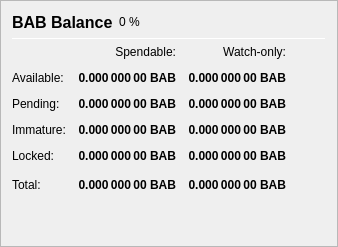
                   <widget class="QFrame" name="frame_Balances">
                    <property name="frameShape">
                     <enum>QFrame::StyledPanel</enum>
                    </property>
                    <property name="frameShadow">
                     <enum>QFrame::Raised</enum>
                    </property>
                    <layout class="QVBoxLayout" name="verticalLayout_4">
                     <item>
                      <layout class="QHBoxLayout" name="horizontalLayout_4">
                       <item>
                        <widget class="QLabel" name="label_5">
                         <property name="minimumSize">
                          <size>
                           <width>0</width>
                           <height>20</height>
                          </size>
                         </property>
                         <property name="font">
                          <font>
                           <pointsize>12</pointsize>
                           <weight>75</weight>
                           <bold>true</bold>
                          </font>
                         </property>
                         <property name="text">
                          <string>BAB Balance</string>
                         </property>
                        </widget>
                       </item>
                       <item>
                        <widget class="QLabel" name="labelBABPercent">
                         <property name="text">
                          <string notr="true">0 %</string>
                         </property>
                        </widget>
                       </item>
                       <item>
                        <spacer name="horizontalSpacer_3">
                         <property name="orientation">
                          <enum>Qt::Horizontal</enum>
                         </property>
                         <property name="sizeHint" stdset="0">
                          <size>
                           <width>40</width>
                           <height>20</height>
                          </size>
                         </property>
                        </spacer>
                       </item>
                      </layout>
                     </item>
                     <item>
                      <widget class="Line" name="line_Balance">
                       <property name="minimumSize">
                        <size>
                         <width>0</width>
                         <height>1</height>
                        </size>
                       </property>
                       <property name="maximumSize">
                        <size>
                         <width>16777215</width>
                         <height>1</height>
                        </size>
                       </property>
                       <property name="orientation">
                        <enum>Qt::Horizontal</enum>
                       </property>
                      </widget>
                     </item>
                     <item>
                      <layout class="QGridLayout" name="gridLayout">
                       <property name="spacing">
                        <number>12</number>
                       </property>
                       <item row="0" column="1">
                        <widget class="QLabel" name="labelSpendable">
                         <property name="text">
                          <string>Spendable:</string>
                         </property>
                         <property name="alignment">
                          <set>Qt::AlignRight|Qt::AlignTrailing|Qt::AlignVCenter</set>
                         </property>
                        </widget>
                       </item>
                       <item row="0" column="2">
                        <widget class="QLabel" name="labelWatchonly">
                         <property name="text">
                          <string>Watch-only:</string>
                         </property>
                         <property name="alignment">
                          <set>Qt::AlignRight|Qt::AlignTrailing|Qt::AlignVCenter</set>
                         </property>
                        </widget>
                       </item>
                       <item row="1" column="0">
                        <widget class="QLabel" name="labelBalanceText">
                         <property name="text">
                          <string>Available:</string>
                         </property>
                        </widget>
                       </item>
                       <item row="1" column="1">
                        <widget class="QLabel" name="labelBalance">
                         <property name="font">
                          <font>
                           <weight>75</weight>
                           <bold>true</bold>
                          </font>
                         </property>
                         <property name="cursor">
                          <cursorShape>IBeamCursor</cursorShape>
                         </property>
                         <property name="toolTip">
                          <string>Your current spendable balance</string>
                         </property>
                         <property name="text">
                          <string notr="true">0.000 000 00 BAB</string>
                         </property>
                         <property name="alignment">
                          <set>Qt::AlignRight|Qt::AlignTrailing|Qt::AlignVCenter</set>
                         </property>
                         <property name="textInteractionFlags">
                          <set>Qt::LinksAccessibleByMouse|Qt::TextSelectableByKeyboard|Qt::TextSelectableByMouse</set>
                         </property>
                        </widget>
                       </item>
                       <item row="1" column="2">
                        <widget class="QLabel" name="labelWatchAvailable">
                         <property name="font">
                          <font>
                           <weight>75</weight>
                           <bold>true</bold>
                          </font>
                         </property>
                         <property name="cursor">
                          <cursorShape>IBeamCursor</cursorShape>
                         </property>
                         <property name="toolTip">
                          <string>Your current balance in watch-only addresses</string>
                         </property>
                         <property name="text">
                          <string notr="true">0.000 000 00 BAB</string>
                         </property>
                         <property name="alignment">
                          <set>Qt::AlignRight|Qt::AlignTrailing|Qt::AlignVCenter</set>
                         </property>
                         <property name="textInteractionFlags">
                          <set>Qt::LinksAccessibleByMouse|Qt::TextSelectableByKeyboard|Qt::TextSelectableByMouse</set>
                         </property>
                        </widget>
                       </item>
                       <item row="2" column="0">
                        <widget class="QLabel" name="labelPendingText">
                         <property name="text">
                          <string>Pending:</string>
                         </property>
                        </widget>
                       </item>
                       <item row="2" column="1">
                        <widget class="QLabel" name="labelUnconfirmed">
                         <property name="font">
                          <font>
                           <weight>75</weight>
                           <bold>true</bold>
                          </font>
                         </property>
                         <property name="cursor">
                          <cursorShape>IBeamCursor</cursorShape>
                         </property>
                         <property name="toolTip">
                          <string>Total of transactions that have yet to be confirmed, and do not yet count toward the spendable balance</string>
                         </property>
                         <property name="text">
                          <string notr="true">0.000 000 00 BAB</string>
                         </property>
                         <property name="alignment">
                          <set>Qt::AlignRight|Qt::AlignTrailing|Qt::AlignVCenter</set>
                         </property>
                         <property name="textInteractionFlags">
                          <set>Qt::LinksAccessibleByMouse|Qt::TextSelectableByKeyboard|Qt::TextSelectableByMouse</set>
                         </property>
                        </widget>
                       </item>
                       <item row="2" column="2">
                        <widget class="QLabel" name="labelWatchPending">
                         <property name="font">
                          <font>
                           <weight>75</weight>
                           <bold>true</bold>
                          </font>
                         </property>
                         <property name="cursor">
                          <cursorShape>IBeamCursor</cursorShape>
                         </property>
                         <property name="toolTip">
                          <string>Unconfirmed transactions to watch-only addresses</string>
                         </property>
                         <property name="text">
                          <string notr="true">0.000 000 00 BAB</string>
                         </property>
                         <property name="alignment">
                          <set>Qt::AlignRight|Qt::AlignTrailing|Qt::AlignVCenter</set>
                         </property>
                         <property name="textInteractionFlags">
                          <set>Qt::LinksAccessibleByMouse|Qt::TextSelectableByKeyboard|Qt::TextSelectableByMouse</set>
                         </property>
                        </widget>
                       </item>
                       <item row="3" column="0">
                        <widget class="QLabel" name="labelImmatureText">
                         <property name="text">
                          <string>Immature:</string>
                         </property>
                        </widget>
                       </item>
                       <item row="3" column="1">
                        <widget class="QLabel" name="labelImmature">
                         <property name="font">
                          <font>
                           <weight>75</weight>
                           <bold>true</bold>
                          </font>
                         </property>
                         <property name="cursor">
                          <cursorShape>IBeamCursor</cursorShape>
                         </property>
                         <property name="toolTip">
                          <string>Staked or masternode rewards that has not yet matured</string>
                         </property>
                         <property name="text">
                          <string notr="true">0.000 000 00 BAB</string>
                         </property>
                         <property name="alignment">
                          <set>Qt::AlignRight|Qt::AlignTrailing|Qt::AlignVCenter</set>
                         </property>
                         <property name="textInteractionFlags">
                          <set>Qt::LinksAccessibleByMouse|Qt::TextSelectableByKeyboard|Qt::TextSelectableByMouse</set>
                         </property>
                        </widget>
                       </item>
                       <item row="3" column="2">
                        <widget class="QLabel" name="labelWatchImmature">
                         <property name="font">
                          <font>
                           <weight>75</weight>
                           <bold>true</bold>
                          </font>
                         </property>
                         <property name="cursor">
                          <cursorShape>IBeamCursor</cursorShape>
                         </property>
                         <property name="toolTip">
                          <string>Staked or masternode rewards in watch-only addresses that has not yet matured</string>
                         </property>
                         <property name="text">
                          <string notr="true">0.000 000 00 BAB</string>
                         </property>
                         <property name="alignment">
                          <set>Qt::AlignRight|Qt::AlignTrailing|Qt::AlignVCenter</set>
                         </property>
                         <property name="textInteractionFlags">
                          <set>Qt::LinksAccessibleByMouse|Qt::TextSelectableByKeyboard|Qt::TextSelectableByMouse</set>
                         </property>
                        </widget>
                       </item>
                       <item row="4" column="0">
                        <widget class="QLabel" name="labelLockedBalanceText">
                         <property name="toolTip">
                          <string>Locked BAB or Masternode collaterals. These are excluded from zBAB minting.</string>
                         </property>
                         <property name="text">
                          <string>Locked:</string>
                         </property>
                        </widget>
                       </item>
                       <item row="4" column="1">
                        <widget class="QLabel" name="labelLockedBalance">
                         <property name="font">
                          <font>
                           <weight>75</weight>
                           <bold>true</bold>
                          </font>
                         </property>
                         <property name="cursor">
                          <cursorShape>IBeamCursor</cursorShape>
                         </property>
                         <property name="toolTip">
                          <string>Locked BAB or Masternode collaterals. These are excluded from zBAB minting.</string>
                         </property>
                         <property name="text">
                          <string notr="true">0.000 000 00 BAB</string>
                         </property>
                         <property name="alignment">
                          <set>Qt::AlignRight|Qt::AlignTrailing|Qt::AlignVCenter</set>
                         </property>
                         <property name="textInteractionFlags">
                          <set>Qt::LinksAccessibleByMouse|Qt::TextSelectableByKeyboard|Qt::TextSelectableByMouse</set>
                         </property>
                        </widget>
                       </item>
                       <item row="4" column="2">
                        <widget class="QLabel" name="labelWatchLocked">
                         <property name="font">
                          <font>
                           <weight>75</weight>
                           <bold>true</bold>
                          </font>
                         </property>
                         <property name="cursor">
                          <cursorShape>IBeamCursor</cursorShape>
                         </property>
                         <property name="toolTip">
                          <string>Current locked balance in watch-only addresses</string>
                         </property>
                         <property name="text">
                          <string notr="true">0.000 000 00 BAB</string>
                         </property>
                         <property name="alignment">
                          <set>Qt::AlignRight|Qt::AlignTrailing|Qt::AlignVCenter</set>
                         </property>
                         <property name="textInteractionFlags">
                          <set>Qt::LinksAccessibleByMouse|Qt::TextSelectableByKeyboard|Qt::TextSelectableByMouse</set>
                         </property>
                        </widget>
                       </item>
                       <item row="5" column="0">
                        <widget class="QLabel" name="labelTotalText">
                         <property name="toolTip">
                          <string>Your current Basecoin balance, unconfirmed and immature transactions included</string>
                         </property>
                         <property name="text">
                          <string>Total:</string>
                         </property>
                        </widget>
                       </item>
                       <item row="5" column="1">
                        <widget class="QLabel" name="labelTotal">
                         <property name="font">
                          <font>
                           <weight>75</weight>
                           <bold>true</bold>
                          </font>
                         </property>
                         <property name="cursor">
                          <cursorShape>IBeamCursor</cursorShape>
                         </property>
                         <property name="toolTip">
                          <string>Your current Basecoin balance, unconfirmed and immature transactions included</string>
                         </property>
                         <property name="text">
                          <string notr="true">0.000 000 00 BAB</string>
                         </property>
                         <property name="alignment">
                          <set>Qt::AlignRight|Qt::AlignTrailing|Qt::AlignVCenter</set>
                         </property>
                         <property name="textInteractionFlags">
                          <set>Qt::LinksAccessibleByMouse|Qt::TextSelectableByKeyboard|Qt::TextSelectableByMouse</set>
                         </property>
                        </widget>
                       </item>
                       <item row="5" column="2">
                        <widget class="QLabel" name="labelWatchTotal">
                         <property name="font">
                          <font>
                           <weight>75</weight>
                           <bold>true</bold>
                          </font>
                         </property>
                         <property name="cursor">
                          <cursorShape>IBeamCursor</cursorShape>
                         </property>
                         <property name="toolTip">
                          <string>Current total balance in watch-only addresses</string>
                         </property>
                         <property name="text">
                          <string notr="true">0.000 000 00 BAB</string>
                         </property>
                         <property name="alignment">
                          <set>Qt::AlignRight|Qt::AlignTrailing|Qt::AlignVCenter</set>
                         </property>
                         <property name="textInteractionFlags">
                          <set>Qt::LinksAccessibleByMouse|Qt::TextSelectableByKeyboard|Qt::TextSelectableByMouse</set>
                         </property>
                        </widget>
                       </item>
                       <item row="5" column="3">
                        <spacer name="horizontalSpacer_9">
                         <property name="orientation">
                          <enum>Qt::Horizontal</enum>
                         </property>
                         <property name="sizeHint" stdset="0">
                          <size>
                           <width>40</width>
                           <height>20</height>
                          </size>
                         </property>
                        </spacer>
                       </item>
                      </layout>
                     </item>
                     <item>
                      <spacer name="verticalSpacer_3">
                       <property name="orientation">
                        <enum>Qt::Vertical</enum>
                       </property>
                       <property name="sizeHint" stdset="0">
                        <size>
                         <width>20</width>
                         <height>40</height>
                        </size>
                       </property>
                      </spacer>
                     </item>
                    </layout>
                   </widget>
